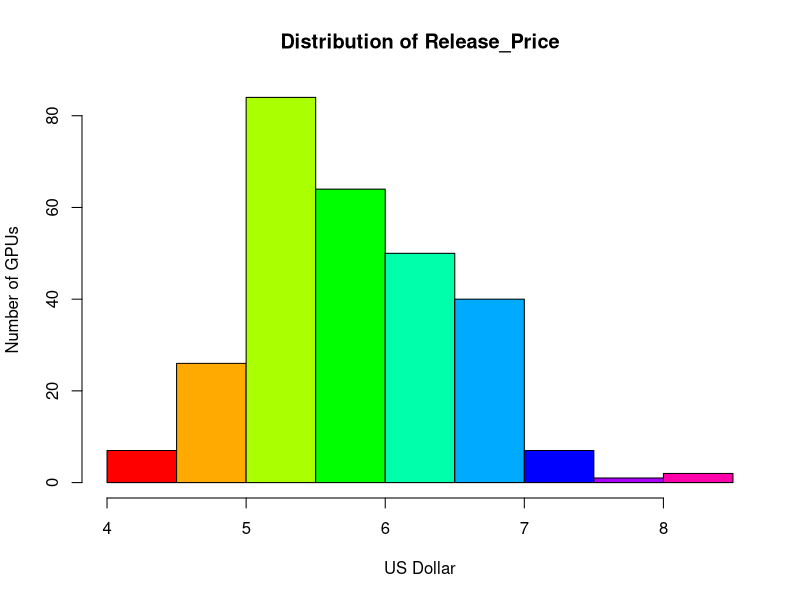
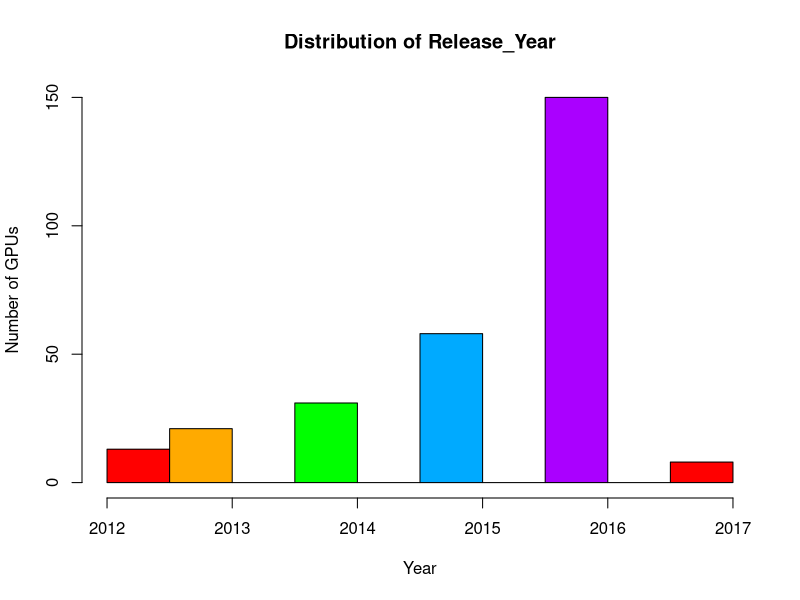
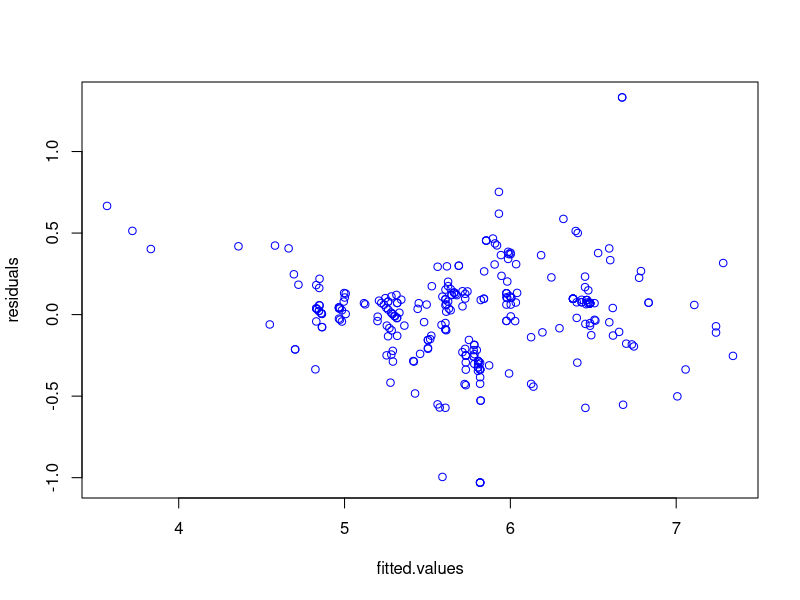

Recreate these plots in R, in order. (Note: this script raises an error after producing the figures.)
library(stats)
library(dplyr)
library(magrittr)
library(ggplot2)

raw_data = read.csv('data.csv')
View(raw_data)

data = raw_data %>% select('Manufacturer','Name','Architecture','Boost_Clock','Core_Speed','Max_Power','Memory','Memory_Bus', 'Memory_Speed', 'Release_Year', 'Release_Price','Shader','TMUs');
View(data)

df = data %>% filter(!( is.na(Manufacturer) | is.na(Name) | is.na(Architecture) | is.na(Boost_Clock) | is.na(Core_Speed) | is.na(Max_Power) | is.na(Memory) | is.na(Memory_Bus) | is.na(Memory_Speed) | is.na(Release_Year) | is.na(Release_Price) | is.na(Shader) | is.na(TMUs)))
View(df)

df['log.Boost_Clock'] <- log(df['Boost_Clock'])
df['log.Core_Speed'] <- log(df['Core_Speed'])
df['log.Max_Power'] <- log(df['Max_Power'])
df['log.Memory'] <- log(df['Memory'])
df['log.Memory_Bus'] <- log(df['Memory_Bus'])
df['log.Memory_Speed'] <- log(df['Memory_Speed'])
df['log.Release_Year'] <- log(df['Release_Year'])
df['log.Release_Price'] <- log(df['Release_Price'])
df['log.Shader'] <- log(df['Shader'])
df['log.TMUs'] <- log(df['TMUs'])

table = data.frame(
  Name = c('mean', 'median', 'sd', 'min', 'max'),
  log.Boost_Clock = c(mean(df[, 'log.Boost_Clock']), median(df[, 'log.Boost_Clock']), sd(df[, 'log.Boost_Clock']), min(df[, 'log.Boost_Clock']), max(df[, 'log.Boost_Clock'])),
  log.Core_Speed = c(mean(df[, 'log.Core_Speed']), median(df[, 'log.Core_Speed']), sd(df[, 'log.Core_Speed']), min(df[, 'log.Core_Speed']), max(df[, 'log.Core_Speed'])),
  log.Max_Power = c(mean(df[, 'log.Max_Power']), median(df[, 'log.Max_Power']), sd(df[, 'log.Max_Power']), min(df[, 'log.Max_Power']), max(df[, 'log.Max_Power'])),
  log.Memory = c(mean(df[, 'log.Memory']), median(df[, 'log.Memory']), sd(df[, 'log.Memory']), min(df[, 'log.Memory']), max(df[, 'log.Memory'])),
  log.Memory_Bus = c(mean(df[, 'log.Memory_Bus']), median(df[, 'log.Memory_Bus']), sd(df[, 'log.Memory_Bus']), min(df[, 'log.Memory_Bus']), max(df[, 'log.Memory_Bus'])),
  log.Memory_Speed = c(mean(df[, 'log.Memory_Speed']), median(df[, 'log.Memory_Speed']), sd(df[, 'log.Memory_Speed']), min(df[, 'log.Memory_Speed']), max(df[, 'log.Memory_Speed'])),
  log.Release_Year = c(mean(df[, 'log.Release_Year']), median(df[, 'log.Release_Year']), sd(df[, 'log.Release_Year']), min(df[, 'log.Release_Year']), max(df[, 'log.Release_Year'])),
  log.Release_Price = c(mean(df[, 'log.Release_Price']), median(df[, 'log.Release_Price']), sd(df[, 'log.Release_Price']), min(df[, 'log.Release_Price']), max(df[, 'log.Release_Price'])),
  log.Shader = c(mean(df[, 'log.Shader']), median(df[, 'log.Shader']), sd(df[, 'log.Shader']), min(df[, 'log.Shader']), max(df[, 'log.Shader'])),
  log.TMUs = c(mean(df[, 'log.TMUs']), median(df[, 'log.TMUs']), sd(df[, 'log.TMUs']), min(df[, 'log.TMUs']), max(df[, 'log.TMUs']))
)


hist(df$log.Release_Price, main="Distribution of Release_Price", xlab = "US Dollar", ylab = "Number of GPUs", col = rainbow(9))
hist(df$Release_Year, main="Distribution of Release_Year", xlab = "Year", ylab = "Number of GPUs", col = rainbow(9))



lmPrice = lm(log.Release_Price ~ log.Boost_Clock + log.Core_Speed + log.Max_Power + log.Memory + log.Memory_Bus + log.Memory_Speed + log.Shader + log.TMUs, df)
summary(lmPrice)

lmPriceNoMem = lm(log.Release_Price ~ log.Boost_Clock + log.Core_Speed + log.Max_Power + log.Memory_Bus + log.Memory_Speed + log.Shader + log.TMUs, df)
summary(lmPriceNoMem)

lmPrice_Mem = lm(log.Release_Price ~ log.Memory, df[,c('log.Release_Price','log.Memory')])
anova(lmPrice_Mem)

plot(lmPrice$fitted.values, lmPrice$residuals, col = "blue", xlab = "fitted.values", ylab = "residuals")


Price.graph<-ggplot(lmPrice, aes(x=Release_Price, y=Max_Power))+geom_point()
Price.graph

Price.graph <- Price.graph + geom_smooth(method="lm", col="black")
Price.graph

ggplot(df) + geom_bar(aes(x = Release_Year), stat = "count", fill = rainbow(6)) + scale_x_continuous(breaks = pretty(df$Release_Year, n = 10)) + xlab("Year") + ylab("Number of GPUs")
